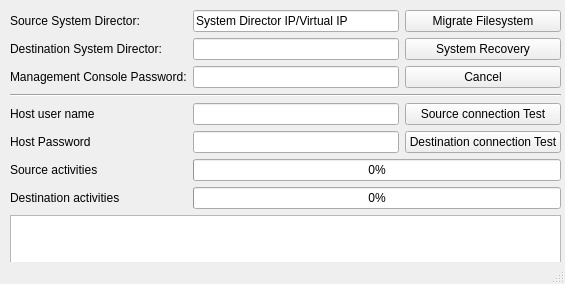
<?xml version="1.0" encoding="UTF-8"?>
<ui version="4.0">
 <class>FSMainWindow</class>
 <widget class="QMainWindow" name="FSMainWindow">
  <property name="geometry">
   <rect>
    <x>0</x>
    <y>0</y>
    <width>565</width>
    <height>284</height>
   </rect>
  </property>
  <property name="windowTitle">
   <string>MainWindow</string>
  </property>
  <widget class="QWidget" name="centralwidget">
   <widget class="QWidget" name="gridLayoutWidget">
    <property name="geometry">
     <rect>
      <x>10</x>
      <y>10</y>
      <width>551</width>
      <height>355</height>
     </rect>
    </property>
    <layout class="QGridLayout" name="gridLayout">
     <item row="7" column="0" colspan="3">
      <widget class="Line" name="line">
       <property name="orientation">
        <enum>Qt::Horizontal</enum>
       </property>
      </widget>
     </item>
     <item row="11" column="1">
      <widget class="QLineEdit" name="lineEdit_host_password">
       <property name="focusPolicy">
        <enum>Qt::TabFocus</enum>
       </property>
      </widget>
     </item>
     <item row="0" column="1">
      <widget class="QLineEdit" name="lineEdit_src">
       <property name="focusPolicy">
        <enum>Qt::TabFocus</enum>
       </property>
       <property name="text">
        <string>System Director IP/Virtual IP</string>
       </property>
      </widget>
     </item>
     <item row="19" column="0">
      <spacer name="verticalSpacer">
       <property name="orientation">
        <enum>Qt::Vertical</enum>
       </property>
       <property name="sizeHint" stdset="0">
        <size>
         <width>20</width>
         <height>40</height>
        </size>
       </property>
      </spacer>
     </item>
     <item row="0" column="0">
      <widget class="QLabel" name="label">
       <property name="text">
        <string>Source System Director:</string>
       </property>
      </widget>
     </item>
     <item row="0" column="2">
      <widget class="QPushButton" name="btn_migrate">
       <property name="text">
        <string>Migrate Filesystem</string>
       </property>
      </widget>
     </item>
     <item row="8" column="1">
      <widget class="QLineEdit" name="lineEdit_host_name"/>
     </item>
     <item row="2" column="2">
      <widget class="QPushButton" name="btn_recovery">
       <property name="text">
        <string>System Recovery</string>
       </property>
      </widget>
     </item>
     <item row="11" column="0">
      <widget class="QLabel" name="label_password">
       <property name="text">
        <string>Host Password</string>
       </property>
      </widget>
     </item>
     <item row="8" column="2">
      <widget class="QPushButton" name="btn_src_test">
       <property name="text">
        <string>Source connection Test</string>
       </property>
      </widget>
     </item>
     <item row="16" column="0">
      <widget class="QLabel" name="label_4">
       <property name="text">
        <string>Source activities</string>
       </property>
      </widget>
     </item>
     <item row="17" column="0">
      <widget class="QLabel" name="label_5">
       <property name="text">
        <string>Destination activities</string>
       </property>
      </widget>
     </item>
     <item row="5" column="1">
      <widget class="QLineEdit" name="lineEdit_mcpassword"/>
     </item>
     <item row="2" column="1">
      <widget class="QLineEdit" name="lineEdit_dest"/>
     </item>
     <item row="5" column="0">
      <widget class="QLabel" name="label_password_2">
       <property name="text">
        <string>Management Console Password:</string>
       </property>
      </widget>
     </item>
     <item row="11" column="2">
      <widget class="QPushButton" name="btn_dest_test">
       <property name="text">
        <string>Destination connection Test</string>
       </property>
      </widget>
     </item>
     <item row="5" column="2">
      <widget class="QPushButton" name="btn_cancel">
       <property name="text">
        <string>Cancel</string>
       </property>
      </widget>
     </item>
     <item row="2" column="0">
      <widget class="QLabel" name="label_2">
       <property name="text">
        <string>Destination System Director:</string>
       </property>
      </widget>
     </item>
     <item row="8" column="0">
      <widget class="QLabel" name="label_username">
       <property name="text">
        <string>Host user name</string>
       </property>
      </widget>
     </item>
     <item row="21" column="0" colspan="3">
      <widget class="QSlider" name="horizontalSlider">
       <property name="orientation">
        <enum>Qt::Horizontal</enum>
       </property>
      </widget>
     </item>
     <item row="20" column="0" colspan="3">
      <widget class="QTextEdit" name="textlog"/>
     </item>
     <item row="16" column="1" colspan="2">
      <widget class="QProgressBar" name="progressBar_src">
       <property name="value">
        <number>0</number>
       </property>
      </widget>
     </item>
     <item row="17" column="1" colspan="2">
      <widget class="QProgressBar" name="progressBar_dest">
       <property name="value">
        <number>0</number>
       </property>
      </widget>
     </item>
    </layout>
   </widget>
  </widget>
  <widget class="QStatusBar" name="statusbar">
   <property name="autoFillBackground">
    <bool>true</bool>
   </property>
   <property name="inputMethodHints">
    <set>Qt::ImhNone</set>
   </property>
  </widget>
 </widget>
 <resources/>
 <connections>
  <connection>
   <sender>btn_migrate</sender>
   <signal>clicked()</signal>
   <receiver>statusbar</receiver>
   <slot>clearMessage()</slot>
   <hints>
    <hint type="sourcelabel">
     <x>489</x>
     <y>22</y>
    </hint>
    <hint type="destinationlabel">
     <x>282</x>
     <y>273</y>
    </hint>
   </hints>
  </connection>
  <connection>
   <sender>btn_recovery</sender>
   <signal>clicked()</signal>
   <receiver>textlog</receiver>
   <slot>cut()</slot>
   <hints>
    <hint type="sourcelabel">
     <x>489</x>
     <y>51</y>
    </hint>
    <hint type="destinationlabel">
     <x>285</x>
     <y>281</y>
    </hint>
   </hints>
  </connection>
 </connections>
</ui>
